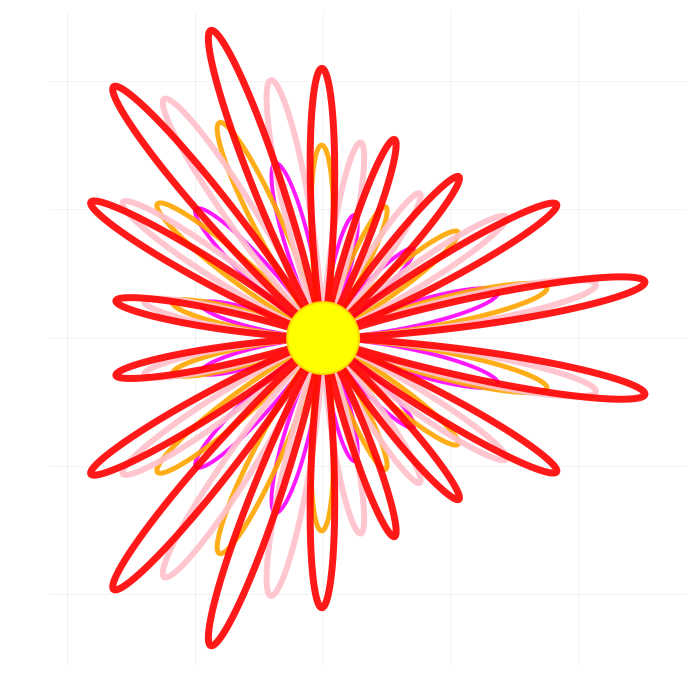

Julia code for this plot:
using Plots  # Load the Plots package to create charts and graphs

# Create a list of angles from 0 to 2π to draw the flower petals smoothly
θ = range(0, 2π, length=1500)

# List of colors for each layer of petals
colors = [:magenta, :orange, :pink, :red]

# Start a new blank plot with no legend or axes, square shape, white background
p = plot(legend=false, axis=false, size=(700,700), aspect_ratio=1, background_color=:white)

# Loop through each color and its index to draw petal layers
for (i, c) in enumerate(colors)
    k = 6 + (i-1)           # Number of petals changes with each layer (6, 7, 8, 9)
    scale = 0.6 + 0.15*(i-1)  # Size of petals increases for each layer

    # Calculate how far each petal point is from the center (radius)
    r = scale .* (sin.(k .* θ) .^ 2) .* (1 .+ 0.25*cos.(3 .* θ))

    # Convert polar coordinates (r, θ) to x and y positions
    x = r .* cos.(θ)
    y = r .* sin.(θ)

    # Add this layer of petals to the plot with the chosen color and thickness
    plot!(p, x, y, linewidth=3 + i, color=c, alpha=0.9)
end

# Add a yellow circle in the center of the flower
scatter!(p, [0], [0], markersize=40, color=:yellow, markerstrokecolor=:gold, markerstrokewidth=1.5)

# Show the flower plot on screen
display(p)

# Save the flower as an image file named "flower.png"
savefig(p, "flower.png")
